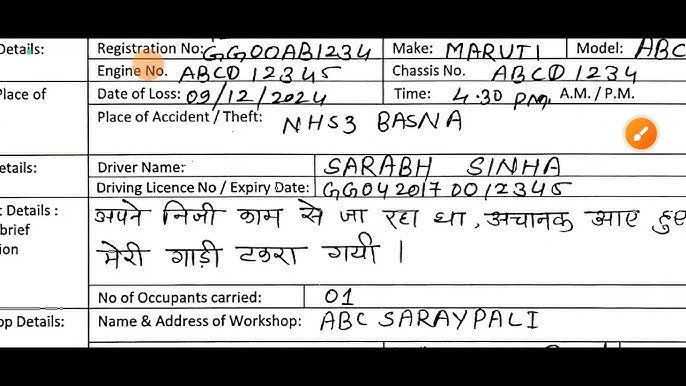
#> input picture data/claims/claim_03d2055d/raw/okay.jpg, 686 x 386 px
$ python -i ocr_extractor.py   (imports and definitions only)
#> lines starting #> are read from the running program, lines starting #| are printed output that depends on the picture; after the words box and inside, x2 and y2 are one past the last pixel; in counts of white or black regions, pixels touching at a corner belong together
#> further down, picture is the input picture: shape (386, 686, 3); mean B, G, R 180.4, 180.9, 181.4
# claim_pipeline/extraction/ocr_extractor.py
"""
Improved OCR extractor (Tesseract-only)
---------------------------------------

GOALS:
- Preserve SAME output structure so pipeline never breaks
- Improve OCR accuracy significantly using:
    ✓ auto-rotation
    ✓ deskew
    ✓ noise removal
    ✓ bilateral filtering
    ✓ CLAHE contrast enhancement
    ✓ sharpening filters
    ✓ adaptive threshold variants
    ✓ multi-variant OCR and choose best
    ✓ confidence scoring

OUTPUT FORMAT (unchanged):
{
    "text": str,
    "lines": [ {"text": str, "bbox":[x,y,w,h], "conf": float}, ... ],
    "engine": "tesseract",
    "confidence": float
}
"""

from typing import Dict, Any, List, Optional
import cv2
import numpy as np
from PIL import Image
import pytesseract

# -------------------------------------------------------------------
# Safe helpers
# -------------------------------------------------------------------

def _empty():
    return {"text": "", "lines": [], "engine": "tesseract", "confidence": 0.0}


# [5 lines left out: function _read_image, not called in this run]


# -------------------------------------------------------------------
# Image enhancement methods
# -------------------------------------------------------------------

def _deskew(img):
    try:
        gray = cv2.cvtColor(img, cv2.COLOR_BGR2GRAY)
        gray = cv2.bitwise_not(gray)
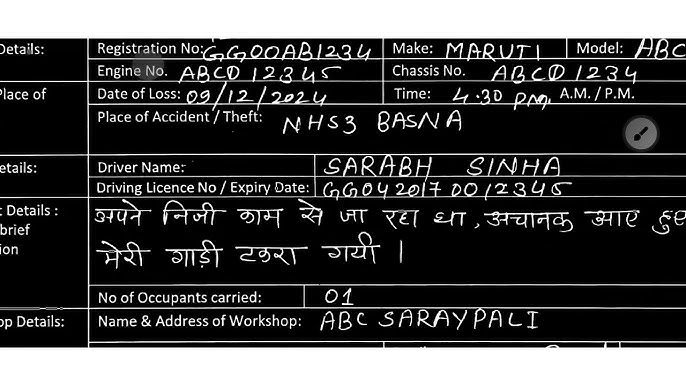
#> gray: shape (386, 686); min 0, max 255, mean 74
        thresh = cv2.threshold(gray, 0, 255,
                               cv2.THRESH_BINARY | cv2.THRESH_OTSU)[1]
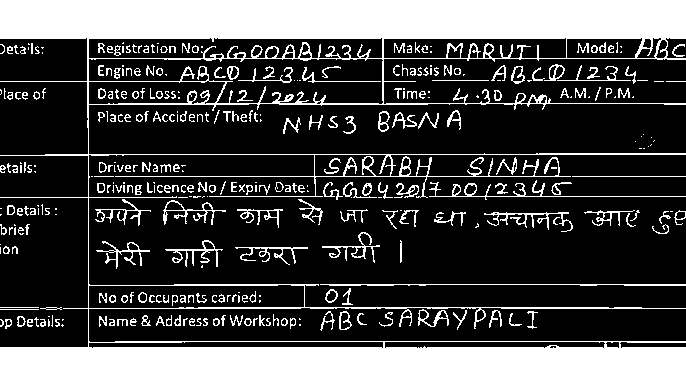
#> thresh: shape (386, 686); 29% white; 360 white regions (132 under 20 px), largest, box (x1, y1, x2, y2) and area: (0, 0, 686, 386) 62732, (429, 180, 686, 200) 568, (320, 284, 686, 286) 513
        coords = np.column_stack(np.where(thresh > 0))
#> coords = 76704 pairs, first value 0 to 385, second value 0 to 685
        angle = cv2.minAreaRect(coords)[-1]
#> angle = -90

        if angle < -45:
            angle = -(90 + angle)
#> angle = 0
        else:
            angle = -angle

        (h, w) = img.shape[:2]
#> h = 386; w = 686
        M = cv2.getRotationMatrix2D((w / 2, h / 2), angle, 1.0)
#> M = [[1, 0, 0], [0, 1, 0]]
        return cv2.warpAffine(img, M, (w, h),
                              flags=cv2.INTER_CUBIC,
                              borderMode=cv2.BORDER_REPLICATE)
    except:
        return img


# [136 lines left out: functions _denoise, _clahe, _sharpen, _adaptive, _rotate_90, _run_tesseract and 1 more, not called in this run]


# backward compatibility
def ocr_image(image_path: str, claim_id: Optional[str] = None):
    return ocr_image_best(image_path, claim_id=claim_id)


###################################Original code but not that much effective###########################################################

# claim_pipeline/extraction/ocr_extractor.py
"""
Defensive, beginner-friendly OCR module.

Exports:
- ocr_image_best(image_path: str, claim_id: str | None = None) -> dict

Behavior:
- Uses Tesseract if available.
- If Tesseract (or required libs) are missing or fail, returns a safe empty result.
- Never raises at import time.
- Always returns a dictionary with stable types (strings, lists, floats).
"""

from typing import Dict, Any, List, Optional

# Try optional imports very defensively
_cv2_available = False
_pil_available = False
_tesseract_available = False
_np_available = False

try:
    import cv2
    _cv2_available = True
except Exception:
    _cv2_available = False

try:
    from PIL import Image
    _pil_available = True
except Exception:
    _pil_available = False

try:
    import pytesseract
    _tesseract_available = True
except Exception:
    _tesseract_available = False

try:
    import numpy as np
    _np_available = True
except Exception:
    _np_available = False


# -------------------------
# Internal helpers
# -------------------------
def _empty_result() -> Dict[str, Any]:
    return {"text": "", "lines": [], "engine": "none", "confidence": 0.0}


# [156 lines left out: functions _read_image_as_array, _run_tesseract_on_array, ocr_image_best, not called in this run]

>>> import cv2
>>> picture = cv2.imread('../../data/claims/claim_03d2055d/raw/okay.jpg')
>>> result = _deskew(picture)
